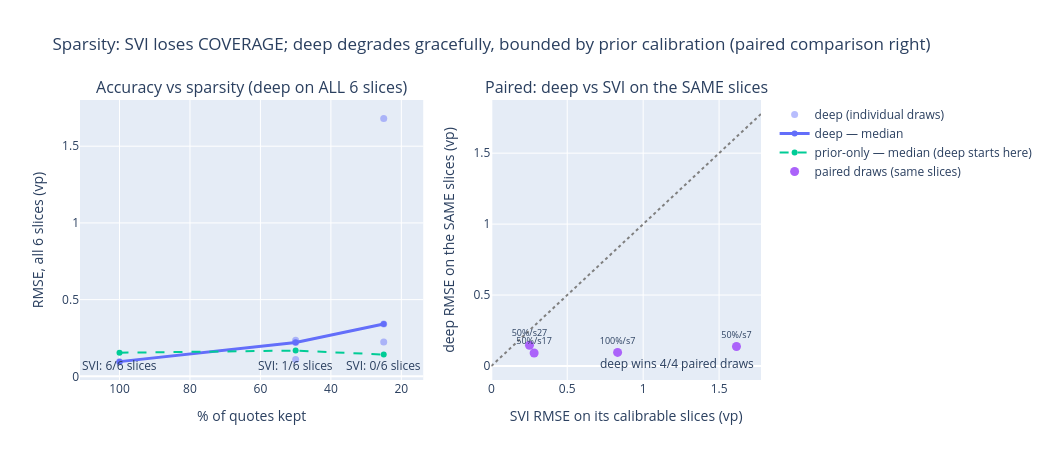

Notebook cell for this chart:
### Markdown cell above
## 4. Robustness to quote sparsity — a fair, multi-seed comparison

Quotes are subsampled (100% → 50% → 25%) and the deep smoother is compared against **per-slice
SVI** on the dense truth restricted to the quoted maturities.

**Three defects fixed across v5/v6:**

1. **Prior leakage** (fixed in v5): the prior/collocation/scaling were calibrated on the full
   quote set inside the subsampling loop — the deep model kept seeing quotes SVI was denied,
   which is why its RMSE *fell* as data was removed. Everything is now refit per subsample.
2. **Prior-calibration instability** (fixed in v6): with the leak removed, one 50% subsample
   produced 14.2 vp — the naive ATM-interp in `fit_prior` clamped on one-sided slices and
   corrupted θ(τ). `fit_prior` is now robust (nearest-ATM proxy + joint 5-parameter refinement),
   and the **prior-only RMSE is printed per run**: if a run still blows up, that column says
   whether the prior or the corrector failed.
3. **Single-seed lottery** (fixed in v6): one subsample draw is one lottery ticket (the old 25%
   run beat the old 50% run purely by draw). Each fraction now runs `SPARSITY_SEEDS` draws;
   the figure shows individual draws and the median.

**Non-comparable denominators — including ACROSS FRACTIONS** (v7). `svi_surface_rmse` skips
slices with `< MIN_PTS_SLICE` points, so its RMSE is *conditional on the slices it can
calibrate* — a conditioning set that CHANGES with the fraction. The v6 figure connected SVI's
medians across fractions and produced "SVI improves under sparsity" (0.83 vp at 100% → 0.27 vp
at 50%): a pure conditioning artifact — at 50% SVI was scored on the 1–2 easiest surviving
slices. v7 therefore draws **no cross-fraction SVI line**; the deep-vs-SVI comparison is
**paired**, draw by draw, on the *same* slices.

At 25% the ~14 surviving quotes average ~2.3 points/slice: no slice reaches 6, SVI returns `n/a`.
That is a **coverage** failure — the point of the section — not an accuracy one.

**The honest headline:** the deep smoother's sparsity robustness is *inherited from the prior's
calibration robustness*. The prior×corrector architecture moves the failure point; it does not
remove it.

### Code cell
# --- NB02 quasi-explicit SVI (compact copy, the parametric contender) ---
def _svi_inner(m, s, k, w, wt):
    y = (k - m) / s; z = onp.sqrt(y * y + 1.0)
    A = onp.column_stack([onp.ones_like(y), y, z])
    wmax = float(max(w.max(), 1e-6))
    cons = [{"type": "ineq", "fun": lambda x: x[2]},
            {"type": "ineq", "fun": lambda x: 4 * s - x[2]},
            {"type": "ineq", "fun": lambda x: x[2] - x[1]},
            {"type": "ineq", "fun": lambda x: x[2] + x[1]},
            {"type": "ineq", "fun": lambda x: (4 * s - x[2]) - x[1]},
            {"type": "ineq", "fun": lambda x: x[1] - (x[2] - 4 * s)},
            {"type": "ineq", "fun": lambda x: x[0]},
            {"type": "ineq", "fun": lambda x: wmax - x[0]}]
    r = minimize(lambda x: float(onp.sum(wt * (A @ x - w) ** 2)),
                 onp.array([onp.median(w), 0.0, min(2 * s, wmax)]),
                 jac=lambda x: 2.0 * A.T @ (wt * (A @ x - w)), method="SLSQP", constraints=cons,
                 options={"maxiter": 200, "ftol": 1e-14})
    return r.x, r.fun


def fit_svi_slice_np(k, w, wt):
    best = None
    for m0, s0 in ((0.0, 0.1), (0.0, 0.2)):
        r = minimize(lambda ms: _svi_inner(ms[0], onp.exp(ms[1]), k, w, wt)[1], [m0, onp.log(s0)],
                     method="Nelder-Mead", options={"maxiter": 300})
        x, f_ = _svi_inner(r.x[0], float(onp.exp(r.x[1])), k, w, wt)
        if best is None or f_ < best[0]:
            a, d, c = x; b = c / float(onp.exp(r.x[1]))
            rho = float(onp.clip(d / c, -0.999, 0.999)) if c > 1e-12 else 0.0
            best = (f_, dict(a=float(a), b=float(b), rho=rho,
                             m=float(r.x[0]), s=float(onp.exp(r.x[1]))))
    return best[1]


def svi_surface_rmse(kq, tq, wq, wtq):
    """Per-slice SVI at the QUOTED maturities of the truth grid; skips slices < MIN_PTS.
    Returns (rmse, covered_row_indices) so the deep model can be scored on the SAME slices:
    SVI's RMSE is CONDITIONAL on calibrability and is not comparable to a 6-slice average."""
    errs, covered_idx = [], []
    for i, t in enumerate(TT[:, 0]):
        msk = onp.isclose(tq, t)
        if msk.sum() < MIN_PTS_SLICE:
            continue
        p = fit_svi_slice_np(kq[msk], wq[msk], wtq[msk])
        w_hat = onp.asarray(svi_raw(np.array(KK[i]), **p))
        errs.append(onp.sqrt(onp.maximum(w_hat, 1e-12) / t) - onp.sqrt(WW[i] / t))
        covered_idx.append(i)
    if not errs:
        return onp.nan, covered_idx
    return float(onp.sqrt(onp.mean(onp.concatenate(errs) ** 2))), covered_idx


rows = []
for frac in (1.0, 0.5, 0.25):
    seeds = (SPARSITY_SEEDS[0],) if frac == 1.0 else SPARSITY_SEEDS   # frac=1 keeps everything
    for sd in seeds:
        r = onp.random.default_rng(sd)
        keep = r.random(len(kq)) < frac
        kq_f, tq_f, wq_f = kq[keep], tq[keep], wq[keep]
        wtq_f = iv_target_weights(wq_f, tq_f)

        # CRITICAL: prior, collocation and input scaling refit on the SUBSAMPLE (no leakage).
        pr_p_f = fit_prior(kq_f, tq_f, wq_f, wtq_f)
        pr_f = make_prior(**pr_p_f)
        prior_only = prior_rmse_iv(pr_f, kq_f, tq_f, wq_f)

        klo_f, khi_f = float(kq_f.min()), float(kq_f.max())
        tlo_f, thi_f = float(tq_f.min()), float(tq_f.max())
        G_f = make_collocation(klo_f, khi_f, tlo_f, thi_f)
        elo_f, ehi_f = ext_range(klo_f, khi_f)
        ext_f = (elo_f, ehi_f, tlo_f, thi_f)

        wm = make_model(pr_f, max(abs(elo_f), abs(ehi_f)),
                        (tlo_f + thi_f) / 2, (thi_f - tlo_f) / 2)
        p_fit, _ = train_logged(wm, init_mlp([2, *HIDDEN, 1], seed=SEED), kq_f, tq_f, wq_f, wtq_f,
                                G_f, LAMBDA_BFLY, LAMBDA_CAL, EPOCHS_ABL,
                                n_logs=3, ext_dom=ext_f)

        deep_all = rmse_iv_on_grid(wm, p_fit, KK, TT, WW)
        svi_rmse, cov_idx = svi_surface_rmse(kq_f, tq_f, wq_f, wtq_f)
        ncov = len(cov_idx)
        deep_cov = (rmse_iv_on_grid(wm, p_fit, KK[cov_idx], TT[cov_idx], WW[cov_idx])
                    if ncov else None)

        gc_f = gj_conditions(**pr_p_f, t_hi=thi_f)
        rows.append(dict(frac=frac, seed=sd, n=int(keep.sum()),
                         prior_rmse=prior_only, gj_ok=gc_f["gj_ok"],
                         deep=deep_all * 100,
                         deep_cov=deep_cov * 100 if ncov else None,
                         svi=svi_rmse * 100 if ncov else None,
                         svi_slices=ncov))
        svi_txt = f"{svi_rmse*100:6.3f}" if ncov else "   n/a"
        cov_txt = f"{deep_cov*100:6.3f}" if ncov else "   n/a"
        print(f"kept {frac*100:>4.0f}% seed {sd:>2} (n={keep.sum():>3}) | "
              f"prior-only {prior_only:6.3f}{'' if gc_f['gj_ok'] else ' [GJ FAIL]'} | "
              f"deep[all] {deep_all*100:6.3f} | "
              f"deep[SVI's {ncov}] {cov_txt} | SVI {svi_txt} vp | "
              f"{ncov}/{len(TT[:,0])} calibrable")

print("\nReading guide: if a deep run is bad AND its prior-only RMSE is bad, the PRIOR calibration\n"
      "failed on that draw (not the corrector). Deep degradation should be graceful in the MEDIAN;\n"
      "single draws fluctuate because subsampling changes both information AND noise.")

# ---------- figure: individual draws + medians ----------
def _med(vals):
    v = [x for x in vals if x is not None]
    return float(onp.median(v)) if v else None


fracs = sorted({r_["frac"] for r_ in rows}, reverse=True)
fr_pct = [f * 100 for f in fracs]
med_deep = [_med([r_["deep"] for r_ in rows if r_["frac"] == f]) for f in fracs]
med_pri  = [_med([r_["prior_rmse"] for r_ in rows if r_["frac"] == f]) for f in fracs]

fig = make_subplots(rows=1, cols=2, column_widths=[0.56, 0.44], subplot_titles=(
    "Accuracy vs sparsity (deep on ALL 6 slices)",
    "Paired: deep vs SVI on the SAME slices"))

# Panel A: deep degradation + the prior floor. NO SVI line: its RMSE is conditional on a
# calibrability set that changes with the fraction and is not comparable across fractions.
fig.add_trace(go.Scatter(x=[r_["frac"] * 100 for r_ in rows], y=[r_["deep"] for r_ in rows],
                         mode="markers", name="deep (individual draws)",
                         marker=dict(color="#636efa", size=7, opacity=0.45)), 1, 1)
fig.add_trace(go.Scatter(x=fr_pct, y=med_deep, mode="lines+markers",
                         name="deep — median", line=dict(color="#636efa", width=3)), 1, 1)
fig.add_trace(go.Scatter(x=fr_pct, y=med_pri, mode="lines+markers",
                         name="prior-only — median (deep starts here)",
                         line=dict(color="#00cc96", dash="dash")), 1, 1)
for f in fracs:
    ncovs = [r_["svi_slices"] for r_ in rows if r_["frac"] == f]
    fig.add_annotation(x=f * 100, y=0, yref="paper", yanchor="bottom", showarrow=False,
                       text=f"SVI: {int(onp.median(ncovs))}/6 slices", row=1, col=1)

# Panel B: like-for-like. One point per draw where SVI is calibrable; x = SVI RMSE, y = deep
# RMSE on SVI's OWN slices. Below the diagonal = deep wins on identical slices.
paired = [r_ for r_ in rows if r_["svi"] is not None and r_["deep_cov"] is not None]
if paired:
    pmax = max(max(r_["svi"] for r_ in paired), max(r_["deep_cov"] for r_ in paired)) * 1.1
    fig.add_trace(go.Scatter(x=[0, pmax], y=[0, pmax], mode="lines", showlegend=False,
                             line=dict(color="grey", dash="dot")), 1, 2)
    fig.add_trace(go.Scatter(
        x=[r_["svi"] for r_ in paired], y=[r_["deep_cov"] for r_ in paired],
        mode="markers+text", name="paired draws (same slices)",
        text=[f"{r_['frac']*100:.0f}%/s{r_['seed']}" for r_ in paired],
        textposition="top center", textfont=dict(size=9),
        marker=dict(color="#ab63fa", size=9)), 1, 2)
    n_win = sum(r_["deep_cov"] < r_["svi"] for r_ in paired)
    fig.add_annotation(x=0.98, y=0.02, xref="x2 domain", yref="y2 domain", showarrow=False,
                       xanchor="right", text=f"deep wins {n_win}/{len(paired)} paired draws")
fig.update_xaxes(title_text="% of quotes kept", autorange="reversed", row=1, col=1)
fig.update_yaxes(title_text="RMSE, all 6 slices (vp)", row=1, col=1)
fig.update_xaxes(title_text="SVI RMSE on its calibrable slices (vp)", row=1, col=2)
fig.update_yaxes(title_text="deep RMSE on the SAME slices (vp)", row=1, col=2)
fig.update_layout(width=1050, height=460,
                  title="Sparsity: SVI loses COVERAGE; deep degrades gracefully, bounded by "
                        "prior calibration (paired comparison right)")
fig.show()

### Figure 1 — Plotly figure (JSON) as saved in the notebook; plotly's stock layout.template omitted (floating-point values rounded to 4 significant figures)
{"data": [{"marker": {"color": "#636efa", "opacity": 0.45, "size": 7}, "mode": "markers", "name": "deep (individual draws)", "type": "scatter", "x": [100, 50, 50, 50, 25, 25, 25], "xaxis": "x", "y": [0.09581, 0.2205, 0.1094, 0.2355, 0.3408, 1.681, 0.2245], "yaxis": "y"}, {"line": {"color": "#636efa", "width": 3}, "mode": "lines+markers", "name": "deep — median", "type": "scatter", "x": [100, 50, 25], "xaxis": "x", "y": [0.09581, 0.2205, 0.3408], "yaxis": "y"}, {"line": {"color": "#00cc96", "dash": "dash"}, "mode": "lines+markers", "name": "prior-only — median (deep starts here)", "type": "scatter", "x": [100, 50, 25], "xaxis": "x", "y": [0.1538, 0.1678, 0.1418], "yaxis": "y"}, {"line": {"color": "grey", "dash": "dot"}, "mode": "lines", "showlegend": false, "type": "scatter", "x": [0, 1.776], "xaxis": "x2", "y": [0, 1.776], "yaxis": "y2"}, {"marker": {"color": "#ab63fa", "size": 9}, "mode": "markers+text", "name": "paired draws (same slices)", "text": ["100%/s7", "50%/s7", "50%/s17", "50%/s27"], "textfont": {"size": 9}, "textposition": "top center", "type": "scatter", "x": [0.8315, 1.615, 0.282, 0.2512], "xaxis": "x2", "y": [0.09581, 0.1375, 0.09139, 0.1466], "yaxis": "y2"}], "layout": {"annotations": [{"font": {"size": 16}, "showarrow": false, "text": "Accuracy vs sparsity (deep on ALL 6 slices)", "x": 0.252, "xanchor": "center", "xref": "paper", "y": 1, "yanchor": "bottom", "yref": "paper"}, {"font": {"size": 16}, "showarrow": false, "text": "Paired: deep vs SVI on the SAME slices", "x": 0.802, "xanchor": "center", "xref": "paper", "y": 1, "yanchor": "bottom", "yref": "paper"}, {"showarrow": false, "text": "SVI: 6/6 slices", "x": 100, "xref": "x", "y": 0, "yanchor": "bottom", "yref": "y"}, {"showarrow": false, "text": "SVI: 1/6 slices", "x": 50, "xref": "x", "y": 0, "yanchor": "bottom", "yref": "y"}, {"showarrow": false, "text": "SVI: 0/6 slices", "x": 25, "xref": "x", "y": 0, "yanchor": "bottom", "yref": "y"}, {"showarrow": false, "text": "deep wins 4/4 paired draws", "x": 0.98, "xanchor": "right", "xref": "x2 domain", "y": 0.02, "yref": "y2 domain"}], "height": 460, "title": {"text": "Sparsity: SVI loses COVERAGE; deep degrades gracefully, bounded by prior calibration (paired comparison right)"}, "width": 1050, "xaxis": {"anchor": "y", "autorange": "reversed", "domain": [0, 0.504], "title": {"text": "% of quotes kept"}}, "xaxis2": {"anchor": "y2", "domain": [0.604, 1], "title": {"text": "SVI RMSE on its calibrable slices (vp)"}}, "yaxis": {"anchor": "x", "domain": [0, 1], "title": {"text": "RMSE, all 6 slices (vp)"}}, "yaxis2": {"anchor": "x2", "domain": [0, 1], "title": {"text": "deep RMSE on the SAME slices (vp)"}}}}
